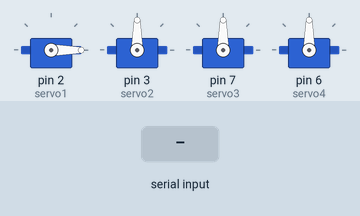
Bench run of a sketch on a simulated Arduino Uno, built with avr-gcc and run on an emulated ATmega328P. On the bench: 4 × servo. The inputs (shaded band) are chosen by the test bench.

Above: at 1.2 s.
1.3 s: "2" received over Serial
At 4.1 s:
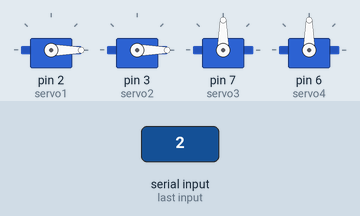
4.3 s: "3" received over Serial
At 7.1 s:
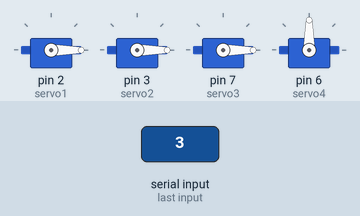
7.3 s: "4" received over Serial
At 10.6 s:
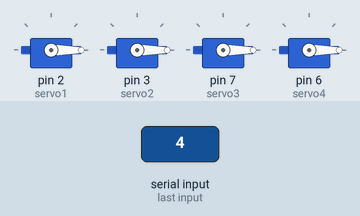
Timing chart, 0 to 12.1 s (numbered marks = the images above; inputs shaded):
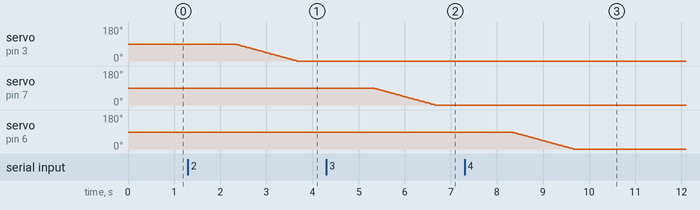

The sketch:

asfd.ino
```cpp
#include <Servo.h>

Servo servo1;
Servo servo2;
Servo servo3;
Servo servo4;

int pos1 = 0;
int pos2 = 90;
int pos3 = 90;
int pos4 = 90;

void moverServo(Servo &servo, int &posAtual, int posDesejada) {
  if (posDesejada > posAtual) {
    for (int i = posAtual; i <= posDesejada; i++) {
      servo.write(i);
      delay(15);
    }
  }
  else {
    for (int i = posAtual; i >= posDesejada; i--) {
      servo.write(i);
      delay(15);
    }
  }

  posAtual = posDesejada;
}

void setup() {
  Serial.begin(9600);

  servo1.attach(2);
  servo2.attach(3);
  servo3.attach(7);
  servo4.attach(6);

  servo1.write(pos1);
  servo2.write(pos2);
  servo3.write(pos3);
  servo4.write(pos4);
}

void loop() {
  if (Serial.available() > 0) {
    char servoId = Serial.read();

    int pos = Serial.parseInt();

    pos = constrain(pos, 0, 180);

    switch (servoId) {
      case '1':
        moverServo(servo1, pos1, pos);
        break;

      case '2':
        moverServo(servo2, pos2, pos);
        break;

      case '3':
        moverServo(servo3, pos3, pos);
        break;

      case '4':
        moverServo(servo4, pos4, pos);
        break;
    }
  }
}
```

Measured:
- after the input at 1.3 s, servo on pin 3 (servo2): moves from 90° to 0° over 1.3 s, starting after 1.0 s
- after the input at 4.3 s, servo on pin 7 (servo3): moves from 90° to 0° over 1.3 s, starting after 1.0 s
- after the input at 7.3 s, servo on pin 6 (servo4): moves from 90° to 0° over 1.3 s, starting after 1.0 s
